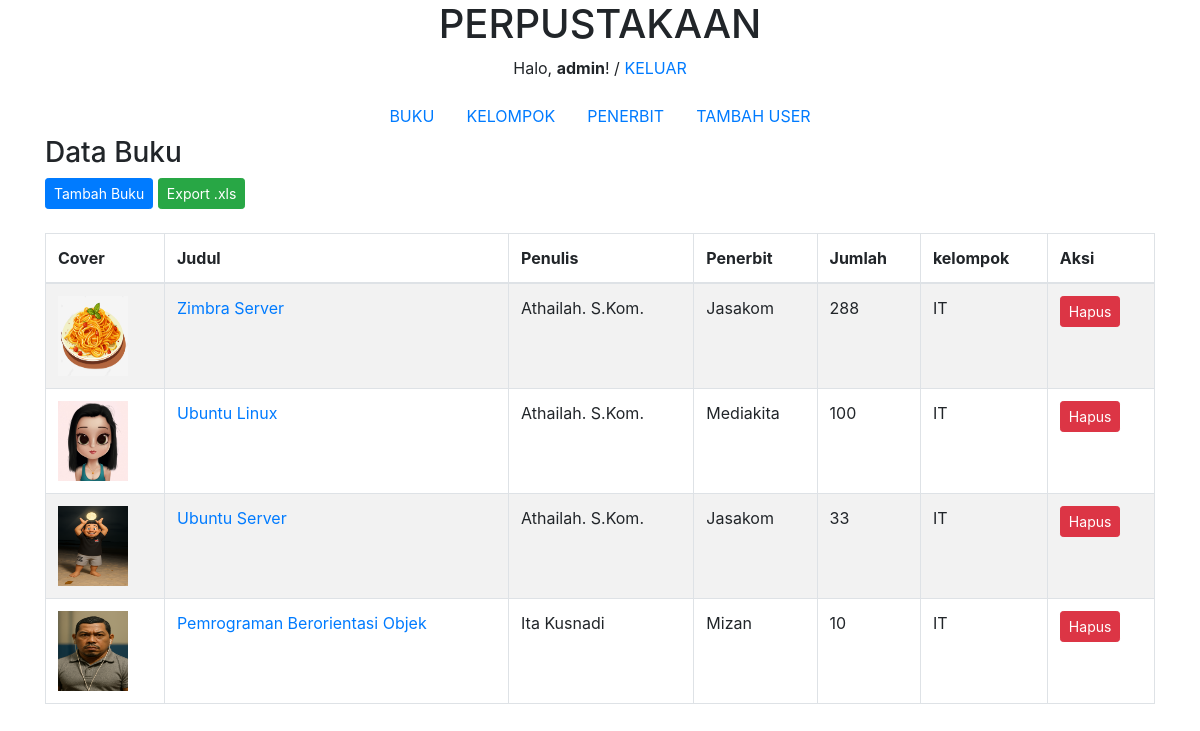
/buku/ (signed in), run on an earlier commit of the app's database.
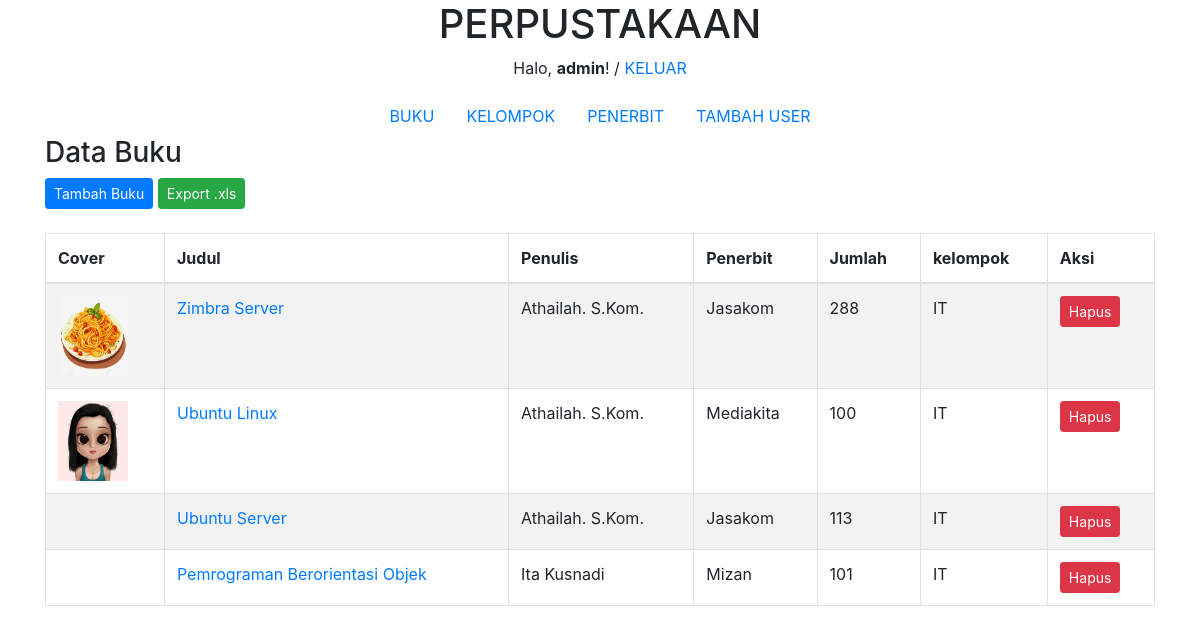
And on a later commit of the database.
### perpustakaan/models.py (models this page shows, shortened)
class Buku(models.Model):
    judul = models.CharField(max_length=50)
    penulis = models.CharField(max_length=40)
    penerbit = models.ForeignKey(Penerbit, on_delete=models.CASCADE, null=True)
    jumlah = models.IntegerField(null=True)
    kelompok = models.ForeignKey(Kelompok, on_delete=models.CASCADE, null=True)
    cover = models.ImageField(upload_to='cover/', null=True)
    tanggal = models.DateTimeField(auto_now_add=True, null=True)

class Penerbit(models.Model):
    nama    = models.CharField(max_length=50, null=True)
    alamat  = models.TextField(null=True, blank=True)
    def __str__(self):
        return self.nama

class Kelompok(models.Model):
    nama = models.CharField(max_length=20)
    keterangan = models.TextField(null=True)
    def __str__(self):
        return self.nama

### perpustakaan/views.py (the view)
# urls.py: path('buku/', buku, name='buku'),
@login_required(login_url=settings.LOGIN_URL)
def buku(request):
    books = Buku.objects.all() # Mengambil semua data buku dari database
    konteks = {
        'books': books,
    }
    return render(request, 'buku/buku.html', konteks)

### perpustakaan/templates/buku/buku.html (shortened to what this page needs)
{% extends 'base.html' %}
{% block content %}
    <div class="container">
        <div class="row">
            <div class="col-md-12">
                <h3>Data Buku</h3>
                <a href="{% url 'tambah_buku' %}" class="btn btn-sm btn-primary">Tambah Buku</a>
                <a href="{% url 'export_xls' %}" class="btn btn-sm btn-success">Export .xls</a>
                <br/><br/>
                <table class="table table-bordered table-striped">
                    <thead>
                        <tr>
                            <th>Cover</th>
                            <th>Judul</th>
                            <th>Penulis</th>
                            <th>Penerbit</th>
                            <th>Jumlah</th>
                            <th>kelompok</th>
                            <th>Aksi</th>
                        </tr>
                    </thead>
                    <tbody>
                        {% for buku in books %}
                            <tr>
                                <td>
                                    {% if buku.cover %}
                                        <img src="{{ buku.cover.url }}" height="80px" width="70px">
                                    {% endif %}
                                </td>
                                <td><a href="{% url 'ubah_buku' buku.id %}">{{ buku.judul }}</a></td>
                                <td>{{ buku.penulis }}</td>
                                <td>{{ buku.penerbit }}</td>
                                <td>{{ buku.jumlah }}</td>
                                <td>{{ buku.kelompok }}</td>
                                <td>
                                   <button data-toggle="modal" data-target="#hapus-{{ buku.id }}" class="btn btn-sm btn-danger">Hapus</button>
                                </td>
                            </tr>
                        {% endfor %}
                    </tbody>
            </div>
        </div>
    </div>
{% endblock %}

What changed in the data, as far as the page shows it:
changed Buku "Ubuntu Server": jumlah "33" → "113"; cover: picture removed
changed Buku "Pemrograman Berorientasi Objek": jumlah "10" → "101"; cover: picture removed
